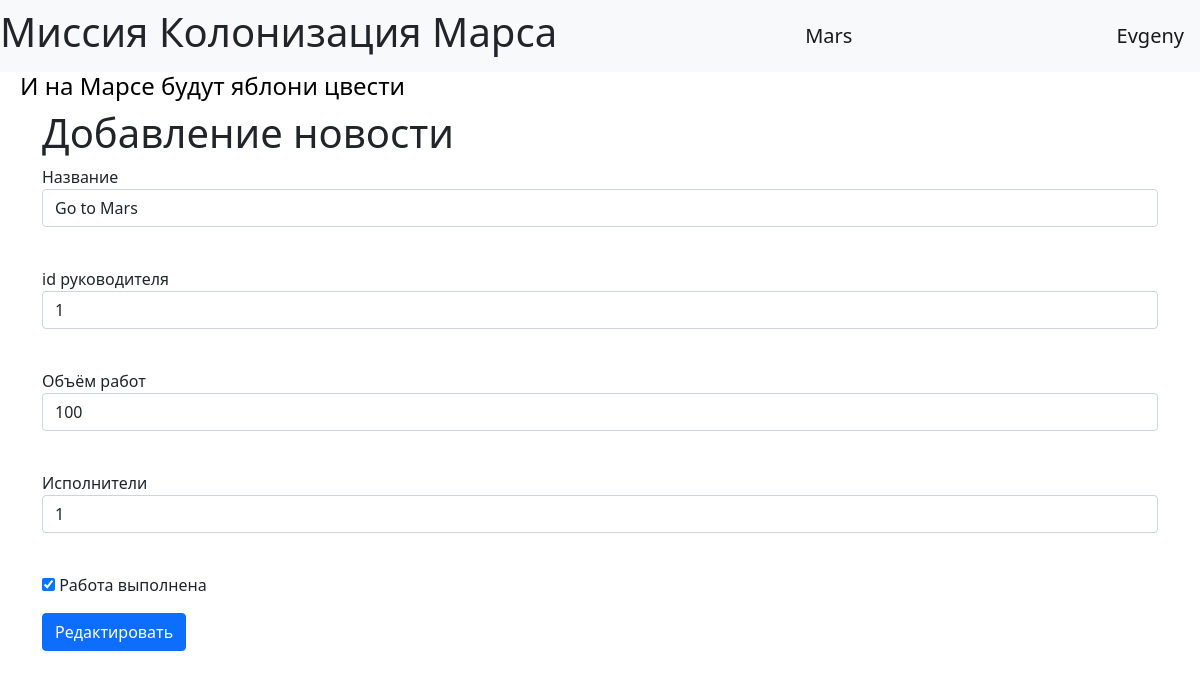
/jobs/1 (signed in), run on the app's committed database.
### data/users.py (models this page shows, shortened)
class User(SqlAlchemyBase, UserMixin, SerializerMixin):
    __tablename__ = 'users'
    id = sqlalchemy.Column(sqlalchemy.Integer, primary_key=True, autoincrement=True)
    surname = sqlalchemy.Column(sqlalchemy.String, nullable=False)
    name = sqlalchemy.Column(sqlalchemy.String, nullable=False)
    age = sqlalchemy.Column(sqlalchemy.Integer, nullable=False)
    position = sqlalchemy.Column(sqlalchemy.String)
    speciality = sqlalchemy.Column(sqlalchemy.String, nullable=False)
    address = sqlalchemy.Column(sqlalchemy.String, nullable=False)
    email = sqlalchemy.Column(sqlalchemy.String, nullable=False, unique=True)
    hashed_password = sqlalchemy.Column(sqlalchemy.String, nullable=True)
    modified_date = sqlalchemy.Column(sqlalchemy.DateTime, default=datetime.datetime.now)
    jobs = orm.relationship("Jobs", back_populates='user')
    departament = orm.relationship("Department", back_populates='user')

### data/jobs.py (models this page shows)
class Jobs(SqlAlchemyBase, SerializerMixin):
    __tablename__ = 'jobs'
    id = sqlalchemy.Column(sqlalchemy.Integer, primary_key=True, autoincrement=True)
    team_leader = sqlalchemy.Column(sqlalchemy.Integer, sqlalchemy.ForeignKey('users.id'))
    job = sqlalchemy.Column(sqlalchemy.String, nullable=False)
    work_size = sqlalchemy.Column(sqlalchemy.Integer, nullable=False)
    collaborators = sqlalchemy.Column(sqlalchemy.String)
    start_date = sqlalchemy.Column(sqlalchemy.DateTime)
    end_date = sqlalchemy.Column(sqlalchemy.DateTime)
    is_finished = sqlalchemy.Column(sqlalchemy.Boolean, default=False)
    user = orm.relationship('User')

### main.py (the view, shortened to what this page needs)
@app.route('/jobs/<int:id_jobs>', methods=['GET', 'POST'])
def edit_job(id_jobs):
    form = JobsForm()
    if request.method == 'GET':
        db_sess = db_session.create_session()
        job = db_sess.query(Jobs).filter(Jobs.id == id_jobs,
                                         or_(Jobs.team_leader == current_user.id, current_user.id == 1)).first()
        if job:
            form.job.data = job.job
            form.team_leader.data = job.team_leader
            form.collaborators.data = job.collaborators
            form.is_finished.data = job.is_finished
            form.work_size.data = job.work_size
            form.submit.label.text = 'Редактировать'
        else:
            abort(404)
    return render_template('jobs.html', title='Edit job', form=form)

### forms/jobs.py
class JobsForm(FlaskForm):
    job = StringField('Название', validators=[DataRequired()])
    team_leader = IntegerField("id руководителя", validators=[DataRequired()])
    work_size = IntegerField("Объём работ", validators=[DataRequired()])
    collaborators = StringField('Исполнители', validators=[DataRequired()])
    is_finished = BooleanField('Работа выполнена')
    submit = SubmitField('Создать')

### data/db_session.py (called while the page is built)
def create_session() -> Session:
    global __factory
    return __factory()

### main.py (called while the page is built)
@login_manager.user_loader
def load_user(user_id):
    db_sess = db_session.create_session()
    return db_sess.query(User).get(user_id)

### templates/jobs.html (shortened to what this page needs)
{% extends "base.html" %}
{% block content %}
<h1>Добавление новости</h1>
<form action="" method="post">
    <p>
        {{ form.job.label }}<br>
        {{ form.job(class="form-control") }}<br>
    </p>
    <p>
        {{ form.team_leader.label }}<br>
        {{ form.team_leader(class="form-control") }}<br>
    </p>
     <p>
        {{ form.work_size.label }}<br>
        {{ form.work_size(class="form-control") }}<br>
    </p>
    <p>
        {{ form.collaborators.label }}<br>
        {{ form.collaborators(class="form-control") }}<br>
    </p>
    <p>{{ form.is_finished() }} {{ form.is_finished.label }}</p>
    <p>{{ form.submit(type="submit", class="btn btn-primary") }}</p>
</form>
{% endblock %}

### templates/base.html (shortened to what this page needs)
<!doctype html>
<html lang="en">
<head>
                    <link href="https://cdn.jsdelivr.net/npm/bootstrap@5.0.2/dist/css/bootstrap.min.css" rel="stylesheet">
    <link rel="stylesheet" href="../static/css/style.css">
</head>
<body>
<header>
    <nav class="navbar navbar-light bg-light">
        <h1>Миссия Колонизация Марса</h1>
        <a class="navbar-brand" href="#">Mars</a>
        {% if current_user.is_authenticated %}
            <a class="navbar-brand" href="/logout">{{ current_user.name }}</a>
        {% else %}
        <p>
            <a class="btn btn-primary " href="/register">Зарегистрироваться</a>
            <a class="btn btn-success" href="/login">Войти</a>
        </p>
        {% endif %}
    </nav>
    <h4>И на Марсе будут яблони цвести</h4>
</header>
<main role="main" class="container">
    {% block content %}{% endblock %}
</main>
</body>
</html>

### static/css/style.css (style rules this page uses)
h4 { padding-left: 20px; color: #000000; }

### data on the page
User: name "Evgeny"
Jobs: job "Go to Mars", team_leader "1", work_size "100", collaborators "1", is_finished "☑"
